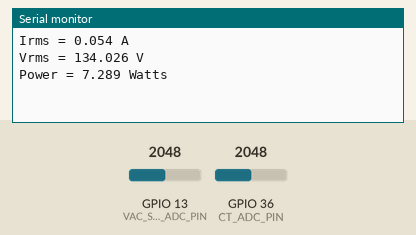
Simulated run of this sketch. Board: ESP32. Shown: the last lines printed to the serial monitor. Inputs (shaded band) come from the test bench; at power-on: GPIO 13 (VAC_SENS_ADC_PIN) = 2048, GPIO 36 (CT_ADC_PIN) = 2048 (analog values on the 0–4095 scale).

Above: at 1.2 s.
1.3 s: GPIO 13 (VAC_SENS_ADC_PIN) set to 2866
At 2.4 s:
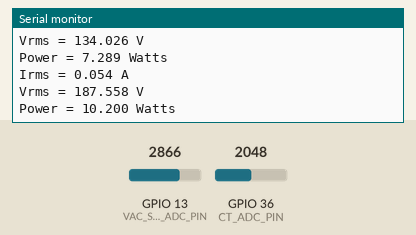
2.8 s: GPIO 36 (CT_ADC_PIN) set to 2866
At 4.2 s:
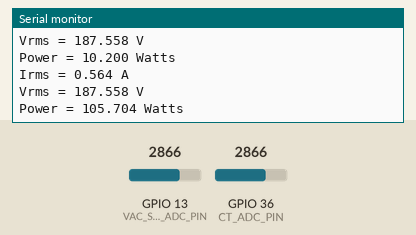
4.3 s: GPIO 13 (VAC_SENS_ADC_PIN) set to 3603
At 5.3 s:
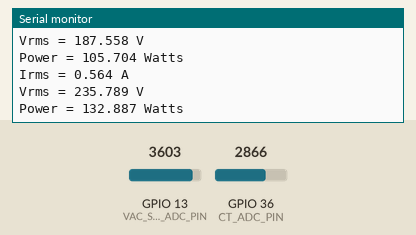
5.8 s: GPIO 36 (CT_ADC_PIN) set to 3603
At 7.2 s:
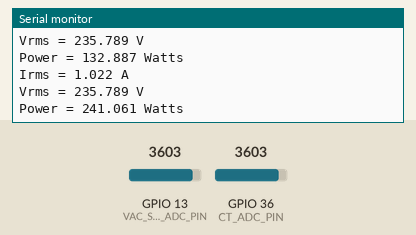
Timing chart, 0 to 8.3 s (numbered marks = the images above; inputs shaded):
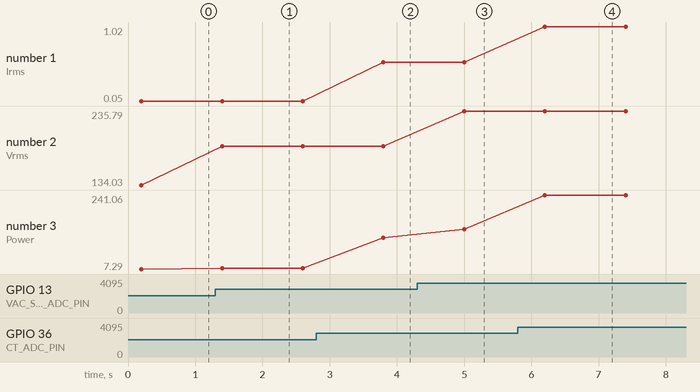

Measured:
- after the input at 1.3 s, the serial monitor: prints a new line after 0.10 s (image 1)
- after the input at 2.8 s, the serial monitor: prints a new line after 1.0 s (image 2)
- after the input at 4.3 s, the serial monitor: prints a new line after 0.70 s (image 3)
- after the input at 5.8 s, the serial monitor: prints a new line after 0.40 s (image 4)
- plotted number 1: 0.05 → 0.56 after the input at 2.8 s, 0.56 → 1.02 after the input at 5.8 s
- plotted number 2: 134.03 → 187.56 after the input at 1.3 s, 187.56 → 235.79 after the input at 4.3 s
- plotted number 3: 7.29 → 10.2 after the input at 1.3 s, 10.2 → 105.7 after the input at 2.8 s, 105.7 → 132.89 after the input at 4.3 s, 132.89 → 241.06 after the input at 5.8 s

The sketch:

powerMon.ino
```cpp
#define CT_ADC_PIN 36          // ESP32 ADC pin (GPIO36 = ADC1_CH0)
#define VREF 3.3            // ADC reference voltage
#define ADC_RES 4095        // 12-bit ADC
#define VOLTAGE_BIAS 1.580  // Measured midpoint voltage (bias)
#define SENSOR_SENSITIVITY 0.1  // 0.1 V/A (for SCT-013-010)
#define SAMPLE_DURATION 200  // Sampling time in milliseconds (for 10 cycles at 50Hz)

#define VAC_SENS_ADC_PIN 13


void setup() {
  Serial.begin(115200);
  analogReadResolution(12);  // ESP32 default is 12-bit
}

void loop() {
  unsigned long start_time = millis();
  float sum_squared = 0;
  int sample_count = 0;

  while ((millis() - start_time) < SAMPLE_DURATION) {
    int adc_val = analogRead(CT_ADC_PIN);
    float voltage = (adc_val * VREF) / ADC_RES;
    float ac_component = voltage - VOLTAGE_BIAS;

    sum_squared += ac_component * ac_component;
    sample_count++;

    delayMicroseconds(200); // ~5 kHz sampling
  }

  // Calculate RMS voltage
  float mean_squared = sum_squared / sample_count;
  float rms_voltage = sqrt(mean_squared);

  // Convert to current using sensor sensitivity
  float rms_current = rms_voltage / SENSOR_SENSITIVITY;
  //scaling Correction, by board measurement
  rms_current *= 0.258/3.34;

  Serial.print("Irms = ");
  Serial.print(rms_current, 3);
  Serial.println(" A");


  int adc_val = analogRead(VAC_SENS_ADC_PIN); // 0 to 4095
  float voltageSense = (adc_val / 4095.0) * 3.3; // Convert to volts
  //scaling correction by board measurement
  float voltMains = 242*voltageSense/2.98;


  Serial.print("Vrms = ");
  Serial.print(voltMains, 3);
  Serial.println(" V");

  float power = voltMains * rms_current;
  Serial.print("Power = ");
  Serial.print(power, 3);
  Serial.println(" Watts");

  delay(1000); // Wait before next reading
}
```
